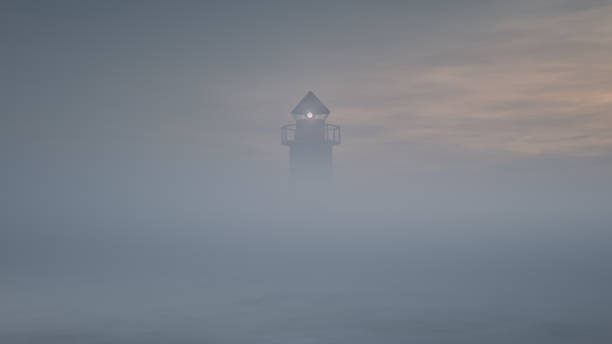
#> input picture 02-image-enhancement/01-brightness-and-contrast/01-histogram-stretching-and-equalization/lowcontrast2.jpg, 612 x 344 px, found by its file name
$ jupyter execute --allow-errors hsv-color-space.ipynb
#> lines starting #> are read from the running program, lines starting #| are printed output that depends on the picture
##  Image Processing in HSV Color Space (OpenCV)

#### 📌 Overview

In this section, we explore the **HSV color space (Hue, Saturation, Value)** and how it can be used for image manipulation.

HSV is often more intuitive than RGB because it separates:
- **Hue (H):** color type
- **Saturation (S):** color intensity
- **Value (V):** brightness

[cell 1]
import cv2
import numpy as np
import matplotlib.pyplot as plt

[cell 2]
# Load image in BGR format (OpenCV default)
img_bgr = cv2.imread("bird.jpg")

# Convert to RGB (for correct visualization in Matplotlib)
#> (the rest of this cell did not finish here and is left out)

#### 📌 Compare Color Spaces

[cell 3]
plt.figure(figsize=(10, 5))

plt.subplot(1, 3, 1)
#> (the rest of this cell did not finish here and is left out)

📌 Note:
- HSV image is not visually meaningful when displayed directly with `imshow`.

#### 📌 Step 4: Modify Brightness (V Channel)

We increase brightness by adding a constant value to the **V channel**.

#> (a cell that did not finish here is left out)

#### 📌 Compare Original vs Modified Image

[cell 5]
plt.figure(figsize=(12, 6))

plt.subplot(1, 5, 1)
#> (the rest of this cell did not finish here and is left out)

####  Working with Saturation

To remove color information (convert image toward grayscale-like appearance), we set saturation to zero:

[cell 6]
def show_hsv_image(img_hsv):
    img_rgb = cv2.cvtColor(img_hsv, cv2.COLOR_HSV2RGB)
    print("Image shape:", img_rgb.shape)
    plt.imshow(img_rgb)
    plt.axis("off")
    plt.show()

#> (a cell that did not finish here is left out)

## Contrast Analysis Using HSV

[cell 8]
# Load low contrast image
img_bgr = cv2.imread("lowcontrast2.jpg")
#> img_bgr is the input picture: shape (344, 612, 3); mean B, G, R 136.7, 127.9, 121.9
img_rgb = cv2.cvtColor(img_bgr, cv2.COLOR_BGR2RGB)
img_hsv = cv2.cvtColor(img_bgr, cv2.COLOR_BGR2HSV)
#> img_hsv: shape (344, 612, 3); mean H, S, V 98.3, 35, 138.6

plt.imshow(img_rgb)
plt.title("Low Contrast Image")
plt.axis("off")
plt.show()

# Extract V channel
h, s, v = cv2.split(img_hsv)
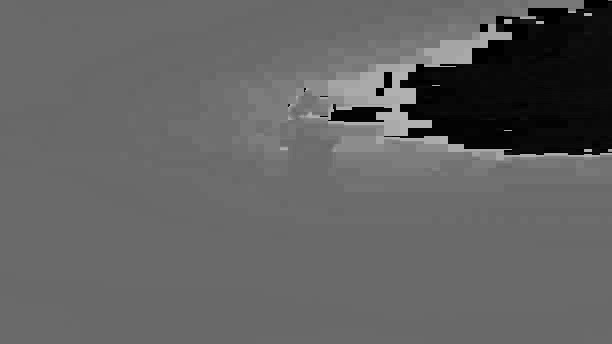
#> h: shape (344, 612); min 0, max 178, mean 98.3
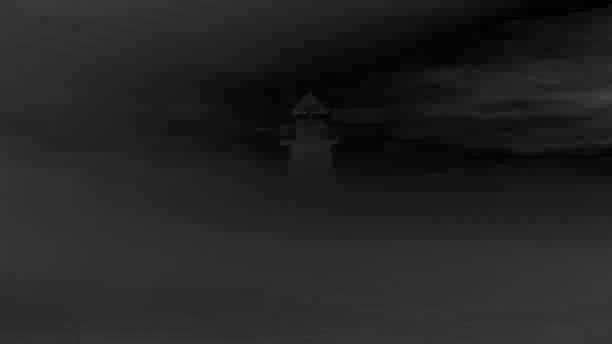
#> s: shape (344, 612); min 0, max 67, mean 35
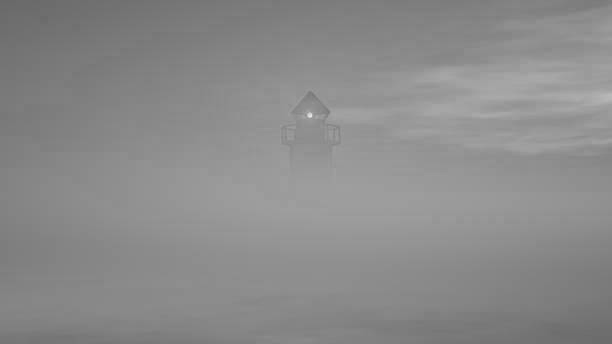
#> v: shape (344, 612); min 105, max 231, mean 138.6

# Plot intensity distribution
plt.hist(v.flatten(), bins=100)
plt.title("Histogram of V Channel (Brightness)")
plt.show()
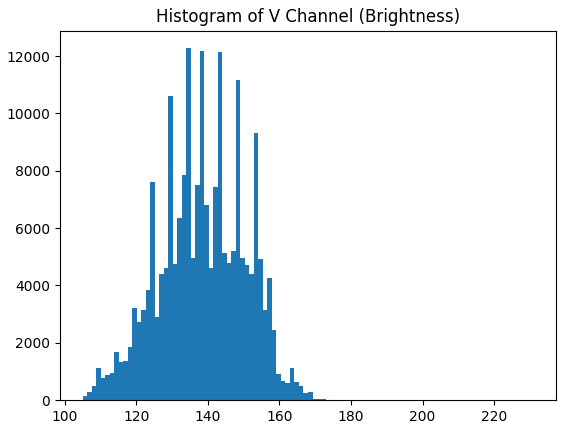
#> figure drawn by matplotlib, 1 panel; tallest bar 12272 high, from x = 134 to 135.2
